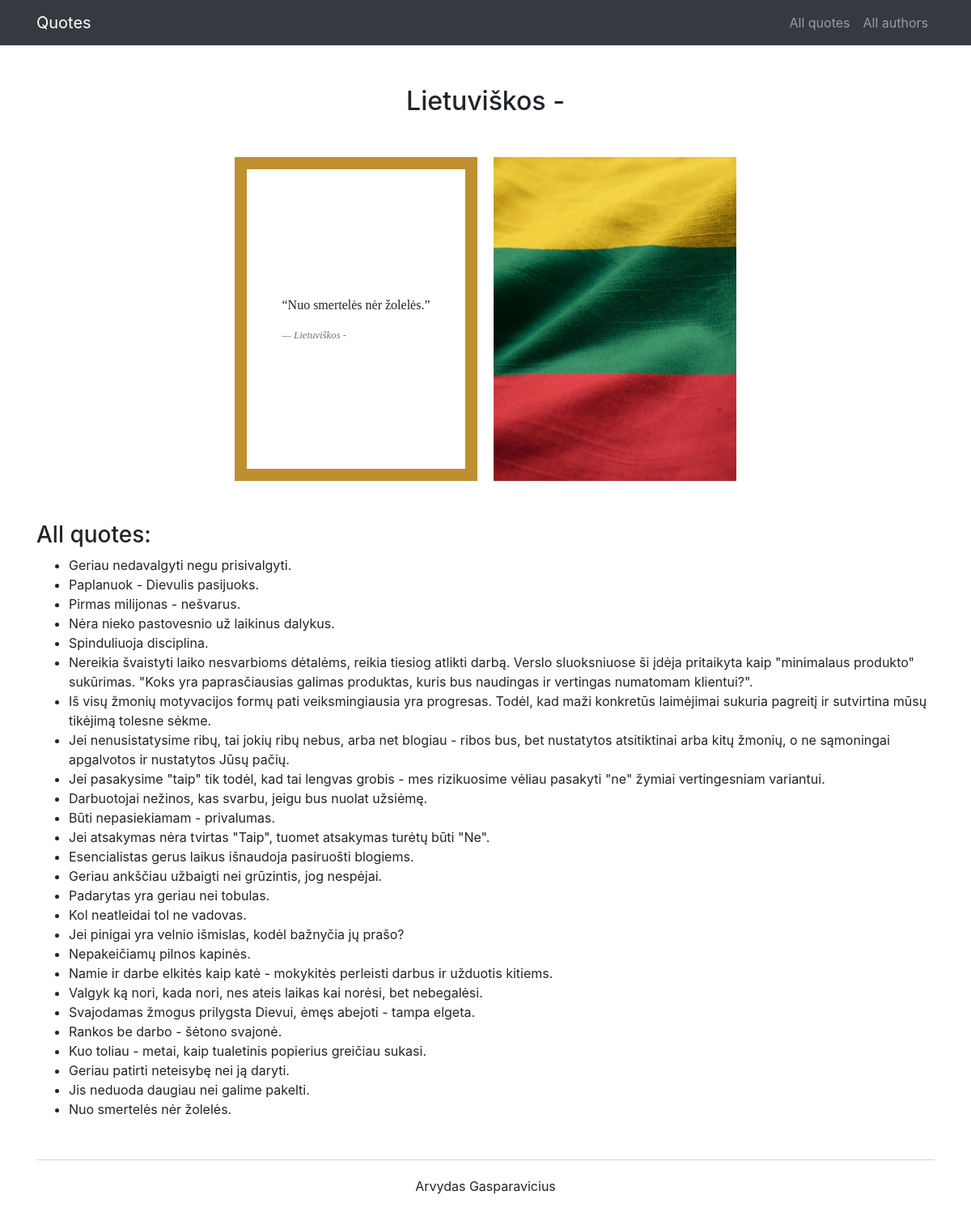
The page /all_authors/Lietuviškos_-/quotes on the database its author committed.
### web_site/models.py (models this page shows)
class Author(db.Model):
    __tablename__ = "authors"
    id = db.Column(db.Integer, primary_key=True)
    name = db.Column(db.Text, nullable=False)
    lastname = db.Column(db.Text, nullable=False)
    born = db.Column(db.Integer, nullable=True)
    date_added = db.Column(db.DateTime, default=datetime.utcnow)
    pic = db.Column(db.String(), nullable=True)
    quotes = db.relationship("Quote", backref="author", lazy=True)

class Quote(db.Model):
    __tablename__ = "quotes"
    id = db.Column(db.Integer, primary_key=True)
    text = db.Column(db.String(), nullable=False)
    status = db.Column(db.String(), nullable=False)
    date_added = db.Column(db.DateTime, default=datetime.utcnow)
    score = db.Column(db.Integer, nullable=False)
    author_id = db.Column(db.Integer, db.ForeignKey("authors.id"), nullable=False)

### web_site/__init__.py (the view)
@app.route("/all_authors/<string:first_last_name>/quotes")
def route_single_author(first_last_name):
    name, lastname = first_last_name.split("_")
    author = Author.query.filter_by(name=name, lastname=lastname).first_or_404()
    quotes_data = author.quotes
    return render_template("single_author.html", author=author, quotes_data=quotes_data)

### web_site/templates/single_author.html
{% extends "base.html" %}
{% block content %}
    <h2 class="margin50 singleAuthorTitle">{{ author.name }} {{ author.lastname }}</h2>
    <div class="singleAuthorWrapper">
        <div class="singleAuthorLeft">
        {% for quote in quotes_data %}
            {% if quote.author_id == author.id and quote.score == 1 %}
                <div>
                    <p>“{{quote.text}}”</p>
                    <cite>
                        <small class="blockquote-footer quoteAuthor">{{quote.author.name}} {{quote.author.lastname}}</small>
                    </cite>
                </div>
            {% endif %}
        {% endfor %}
        </div>
        <div class="singleAuthorRight">
            <a href="{{url_for('static', filename='images/' + author.pic)}}">
                <img src="{{url_for('static', filename='images/' + author.pic)}}" alt="{{author.name ~ '_' ~ author.lastname}}'s image" width="300px">
            </a>
        </div>
    </div>
    <h3>All quotes:</h3>
    <ul>
        {% for quote in quotes_data|reverse %}
            {% if quote.author_id == author.id %}
                <li>{{ quote.text }}</li>
            {% endif %}
        {% endfor %}
    </ul>
{% endblock %}

### web_site/static/css/main.css (style rules this page uses)
.margin50 { margin-top: 50px; justify-content: center; }
.singleAuthorTitle { text-align: center; margin-bottom: 50px; }
.singleAuthorWrapper { display: flex; justify-content: center; gap: 20px; height: 400px; margin-bottom: 50px; }
.singleAuthorLeft { height: 100%; width: 300px; display: flex; flex-direction: column; align-items: center; justify-content: center; border: 15px solid #bf902e; padding: 20px; font-family: "Merriweather", "Georgia", serif; }
.singleAuthorRight { height: 100%; width: 300px; object-fit: cover; }
.singleAuthorRight img { width: 100%; height: 100%; object-fit: cover; overflow: hidden; }

### rows shown on the page
Author: name "Lietuviškos", lastname "-", pic (picture)
Quote: text "Nuo smertelės nėr žolelės.", author.name "Lietuviškos", author.lastname "-"
Quote: text "Geriau nedavalgyti negu prisivalgyti."
Quote: text "Paplanuok - Dievulis pasijuoks."
Quote: text "Pirmas milijonas - nešvarus."
Quote: text "Nėra nieko pastovesnio už laikinus dalykus."
Quote: text "Spinduliuoja disciplina."
Quote: text "Nereikia švaistyti laiko nesvarbioms dėtalėms, reikia tiesiog atlikti darbą. Verslo sluoksniuose ši įdėja pritaikyta kaip \"minimalaus produkto\" sukūrimas. \"Koks yra paprasčiausias galimas produktas, kuris bus naudingas ir vertingas numatomam klientui?\"."
Quote: text "Iš visų žmonių motyvacijos formų pati veiksmingiausia yra progresas. Todėl, kad maži konkretūs laimėjimai sukuria pagreitį ir sutvirtina mūsų tikėjimą tolesne sėkme."
Quote: text "Jei nenusistatysime ribų, tai jokių ribų nebus, arba net blogiau - ribos bus, bet nustatytos atsitiktinai arba kitų žmonių, o ne sąmoningai apgalvotos ir nustatytos Jūsų pačių."
Quote: text "Jei pasakysime \"taip\" tik todėl, kad tai lengvas grobis - mes rizikuosime vėliau pasakyti \"ne\" žymiai vertingesniam variantui."
Quote: text "Darbuotojai nežinos, kas svarbu, jeigu bus nuolat užsiėmę."
Quote: text "Būti nepasiekiamam - privalumas."
Quote: text "Jei atsakymas nėra tvirtas \"Taip\", tuomet atsakymas turėtų būti \"Ne\"."
Quote: text "Esencialistas gerus laikus išnaudoja pasiruošti blogiems."
Quote: text "Geriau ankščiau užbaigti nei grūzintis, jog nespėjai."
Quote: text "Padarytas yra geriau nei tobulas."
Quote: text "Kol neatleidai tol ne vadovas."
Quote: text "Jei pinigai yra velnio išmislas, kodėl bažnyčia jų prašo?"
Quote: text "Nepakeičiamų pilnos kapinės."
Quote: text "Namie ir darbe elkitės kaip katė - mokykitės perleisti darbus ir užduotis kitiems."
Quote: text "Valgyk ką nori, kada nori, nes ateis laikas kai norėsi, bet nebegalėsi."
Quote: text "Svajodamas žmogus prilygsta Dievui, ėmęs abejoti - tampa elgeta."
Quote: text "Rankos be darbo - šėtono svajonė."
Quote: text "Kuo toliau - metai, kaip tualetinis popierius greičiau sukasi."
Quote: text "Geriau patirti neteisybę nei ją daryti."
Quote: text "Jis neduoda daugiau nei galime pakelti."
